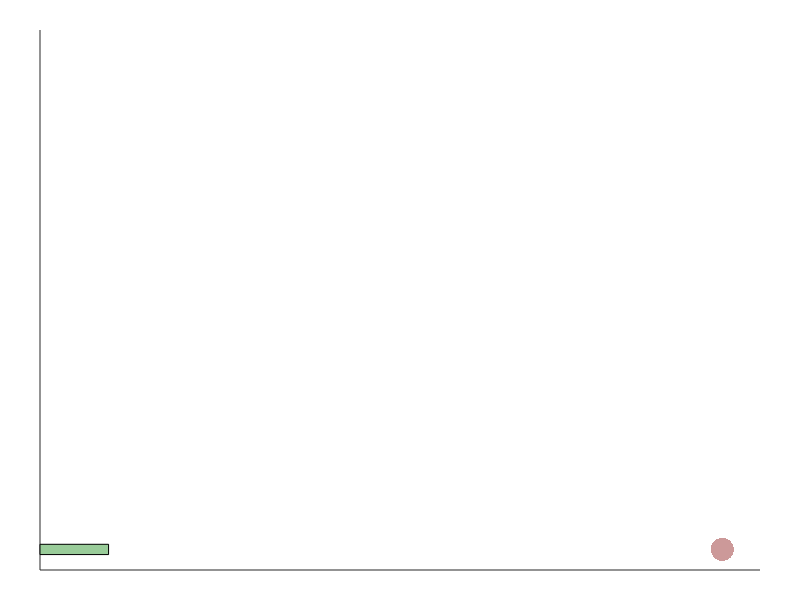

Write the MATLAB code that produced this figure.
% pong1
% [press left and right keyboard arrows to move block]

clear; clc; clf;
% ------------------- setup ------------------------------------------ %
set(gcf,'units', 'normal','position', [.1 .1 .8 .8],...   % figure props                          
  'KeyPressFcn',@controls,   'color', [.6 .6 .8]);                                     

set(gca,'color',  'black','position', [.05 .05 .9 .9],... % axis props
         'XLim', [-5 100],    'YLim', [-5 100],...
        'XTick',       [],   'YTick', [],'nextplot',  'add')
             
global blockPos; blockPos = 0;                            % make a block                                                                         
blockVertices = @(x) [x-5,-2;
                      x+5,-2; 
                      x+5, 0; 
                      x-5, 0];                     
blockObj = patch('Vertices', blockVertices(blockPos),...
                    'Faces', [1 2 3 4],'FaceColor', [.6 .8 .6]);
       
ballPos  = [ 10; 10];                                     % make a ball            
ballVel  = [ .5;  1];                               
ballObj  = plot(ballPos(1),ballPos(2),'.',...
              'MarkerSize',50,'color',[.8 .6 .6]);        

% ----------------------- main loop ------------------------------------ %        
while 0 < 1                                              
    tic;                                                  % start timer
    
    if ballPos(1) > 100 || ballPos(1) < 0                 
        ballVel(1) = -ballVel(1);                         % side bounce
    elseif ballPos(2) > 100
        ballVel(2) = -ballVel(2);                         % wall bounce
    elseif ballPos(2) < 0 
        if abs(blockPos - ballPos(1)) < 5                 % block bounce
            ballVel(2) = -ballVel(2);
        else                                              % miss --> close
            close all; break;                              
        end
    end 
    
    ballPos = ballPos + ballVel;                          % update ball         
    set(ballObj,'XData',ballPos(1),'YData',ballPos(2));
    set(blockObj,'Vertices',  blockVertices(blockPos));   
    pause(1/60 - toc);                                    % 60 fps
end

% -------------------- function(s) ------------------------------------ %
function controls(~, event)                               % buttons
    global blockPos                             
    switch event.Key
        case 'leftarrow'
            blockPos = blockPos - 5;            
        case 'rightarrow'
            blockPos = blockPos + 5;     
    end
end